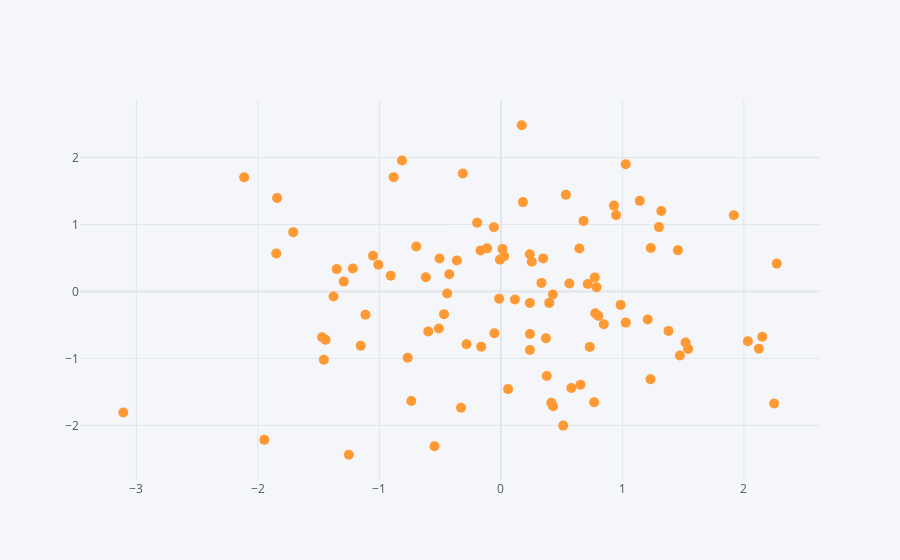

Here is the notebook cell this chart was saved with:
### Markdown cell above
## Using Cufflinks and iplot()

* scatter
* bar
* box
* spread
* ratio
* heatmap
* surface
* histogram
* bubble

### Code cell
# plot x='A', y='B'
df.iplot(kind='scatter',x='A',y='B',mode='markers',size=10)
